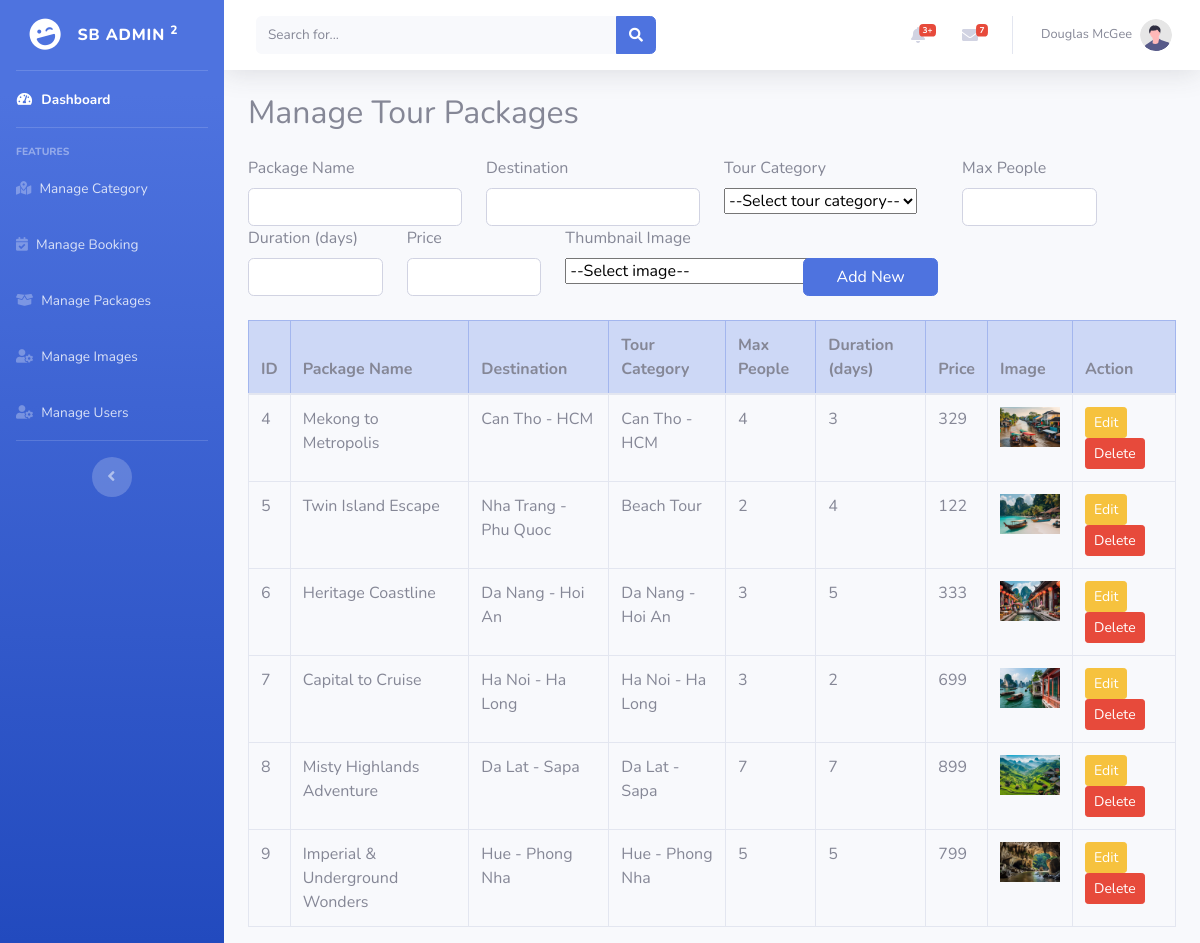
Page /admin/Management/packages.php on the committed database.
### tables this page shows
CREATE TABLE `packages` (
  `id` int(11) NOT NULL,
  `Name_Package` text DEFAULT NULL,
  `Destination` text DEFAULT NULL,
  `category_id` int(11) DEFAULT NULL,
  `max_people` int(11) DEFAULT NULL,
  `duration` int(11) NOT NULL,
  `price` decimal(10,2) DEFAULT NULL,
  `img_id` int(11) DEFAULT NULL
);

CREATE TABLE `category` (
  `id` int(11) NOT NULL,
  `category_tours` varchar(255) DEFAULT NULL,
  `img_id` int(11) DEFAULT NULL
);

CREATE TABLE `images_url` (
  `id` int(11) NOT NULL,
  `image_url` varchar(255) DEFAULT NULL,
  `title` varchar(255) DEFAULT NULL
);

### admin/Management/packages.php (the view, shortened to what this page needs)
<?php
include '../admin_header.php';
require_once '../../config/database.php';
$packages = $pdo->query("SELECT p.*, c.category_tours, i.image_url FROM packages p LEFT JOIN category c ON p.category_id = c.id LEFT JOIN images_url i ON p.img_id = i.id")->fetchAll(PDO::FETCH_ASSOC);
$editData = null;
?>
<div class="container mt-4">
    <h2 class="mb-4">Manage Tour Packages</h2>
    <form method="post" class="row g-3 mb-4">
        <div class="col-md-3">
            <label class="form-label">Package Name</label>
            <input type="text" name="Name_Package" class="form-control" required
                value="<?= $editData['Name_Package'] ?? '' ?>">
        </div>
        <div class="col-md-3">
            <label class="form-label">Destination</label>
            <input type="text" name="Destination" class="form-control" required
                value="<?= $editData['Destination'] ?? '' ?>">
        </div>
        <div class="col-md-3">
            <label class="form-label">Tour Category</label>
            <select name="category_id" class="form-select" required>
                <option value="">--Select tour category--</option>
            </select>
        </div>
        <div class="col-md-2">
            <label class="form-label">Max People</label>
            <input type="number" name="max_people" class="form-control" required
                value="<?= $editData['max_people'] ?? '' ?>">
        </div>
        <div class="col-md-2">
            <label class="form-label">Duration (days)</label>
            <input type="number" name="duration" class="form-control" required min="1"
                value="<?= $editData['duration'] ?? '' ?>">
        </div>
        <div class="col-md-2">
            <label class="form-label">Price</label>
            <input type="number" name="price" class="form-control" required value="<?= $editData['price'] ?? '' ?>">
        </div>
        <div class="col-md-3">
            <label class="form-label">Thumbnail Image</label>
            <select name="img_id" class="form-select" required>
                <option value="">--Select image--</option>
            </select>
        </div>
        <div class="col-md-2 align-self-end">
            <button type="submit" name="<?= $editData ? 'edit' : 'add' ?>"
                class="btn btn-<?= $editData ? 'warning' : 'primary' ?> w-100">
                <?= $editData ? 'Update' : 'Add New' ?>
            </button>
        </div>
    </form>
    <div class="table-responsive">
        <table class="table table-bordered table-hover">
            <thead class="table-primary">
                <tr>
                    <th>ID</th>
                    <th>Package Name</th>
                    <th>Destination</th>
                    <th>Tour Category</th>
                    <th>Max People</th>
                    <th>Duration (days)</th>
                    <th>Price</th>
                    <th>Image</th>
                    <th>Action</th>
                </tr>
            </thead>
            <tbody>
                <?php foreach ($packages as $p): ?>
                <tr>
                    <td><?= $p['id'] ?></td>
                    <td><?= htmlspecialchars($p['Name_Package']) ?></td>
                    <td><?= htmlspecialchars($p['Destination']) ?></td>
                    <td><?= htmlspecialchars($p['category_tours'] ?? '') ?></td>
                    <td><?= $p['max_people'] ?></td>
                    <td><?= $p['duration'] ?></td>
                    <td><?= number_format($p['price']) ?></td>
                    <td>
                        <?php if (!empty($p['image_url'])): ?>
                        <img src="../../<?= $p['image_url'] ?>" alt="img"
                            style="width:60px;height:40px;object-fit:cover;">
                        <?php endif; ?>
                    </td>
                    <td>
                        <a href="packages.php?edit=<?= $p['id'] ?>" class="btn btn-sm btn-warning">Edit</a>
                        <a href="packages.php?delete=<?= $p['id'] ?>" class="btn btn-sm btn-danger"
                            onclick="return confirm('Delete this tour package?')">Delete</a>
                    </td>
                </tr>
                <?php endforeach; ?>
            </tbody>
        </table>
    </div>
</div>

### rows in the picture
packages: id "4", Name_Package "Mekong to Metropolis", Destination "Can Tho - HCM", category.category_tours "Can Tho - HCM", max_people "4", duration "3", price "329", img.image_url (picture)
packages: id "5", Name_Package "Twin Island Escape", Destination "Nha Trang - Phu Quoc", category.category_tours "Beach Tour", max_people "2", duration "4", price "122", img.image_url (picture)
packages: id "6", Name_Package "Heritage Coastline", Destination "Da Nang - Hoi An", category.category_tours "Da Nang - Hoi An", max_people "3", duration "5", price "333", img.image_url (picture)
packages: id "7", Name_Package "Capital to Cruise", Destination "Ha Noi - Ha Long", category.category_tours "Ha Noi - Ha Long", max_people "3", duration "2", price "699", img.image_url (picture)
packages: id "8", Name_Package "Misty Highlands Adventure", Destination "Da Lat - Sapa", category.category_tours "Da Lat - Sapa", max_people "7", duration "7", price "899", img.image_url (picture)
packages: id "9", Name_Package "Imperial & Underground Wonders", Destination "Hue - Phong Nha", category.category_tours "Hue - Phong Nha", max_people "5", duration "5", price "799", img.image_url (picture)
